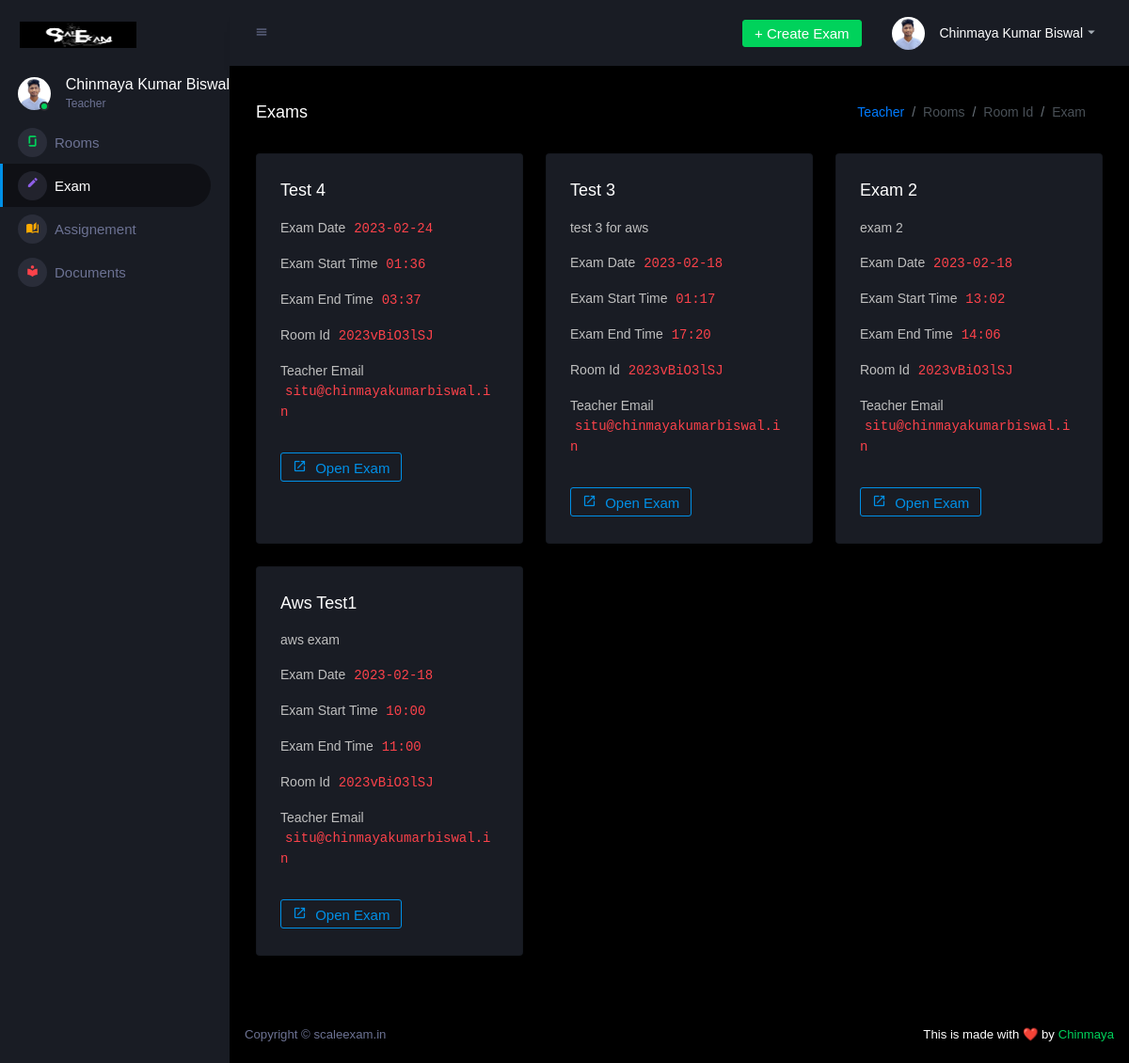
Page /login/teacher/exam.php?room=2023vBiO3lSJ (signed in) on the committed database.
### tables this page shows
CREATE TABLE `teacher` (
  `id` int(11) NOT NULL,
  `name` varchar(255) NOT NULL,
  `email` varchar(255) NOT NULL,
  `bio` varchar(255) NOT NULL,
  `public` varchar(255) NOT NULL,
  `password` varchar(255) NOT NULL,
  `profileimage` varchar(255) NOT NULL
);

CREATE TABLE `exam` (
  `id` int(11) NOT NULL,
  `examName` varchar(255) NOT NULL,
  `examdetails` varchar(255) NOT NULL,
  `examDate` varchar(255) NOT NULL,
  `examStartTime` varchar(255) NOT NULL,
  `examEndTime` varchar(255) NOT NULL,
  `examUniqueId` varchar(255) NOT NULL,
  `teacherEmail` varchar(255) NOT NULL,
  `roomIdAuto` varchar(255) NOT NULL
);

### login/include/function.php (called while the page is built, shortened)
<?php
    function getTeacherDetails($db,$email){
        $query="SELECT * FROM teacher WHERE email='$email'";
        $run=mysqli_query($db,$query);
        $data=mysqli_fetch_assoc($run);
        return $data;
    }
    function getExam($db,$roomIdAuto){
        $query="SELECT * FROM exam where roomIdAuto='$roomIdAuto' ORDER BY id DESC";
        $run=mysqli_query($db,$query);
        $data=array();
        while($d=mysqli_fetch_assoc($run)){
            $data[]=$d;
        }
        return $data;
    }
?>

### login/teacher/exam.php (the view, shortened to what this page needs)
<?php
require('../include/database.php');
require('../include/function.php');
$email=$_SESSION['email'];
$usertype=$_SESSION['usertype'];
if($_SESSION['email'] and $usertype=="Teacher")
{
  $teacherData=getTeacherDetails($db,$email);
}
else {
  header('location:../include/logout.php');
}
if ($_GET['room']) {
  $roomIdAuto=$_GET['room'];
}
else {
  header('location:./teacher.php');
}
?>
<!DOCTYPE html>
<html lang="en">
  <head>
    <link rel="stylesheet" href="../assets/vendors/mdi/css/materialdesignicons.min.css">
    <link rel="stylesheet" href="../assets/vendors/css/vendor.bundle.base.css">
    <link rel="stylesheet" href="../assets/css/style.css">
  </head>
  <body>
    <div class="container-scroller">
      <nav class="sidebar sidebar-offcanvas" id="sidebar">
        <div class="sidebar-brand-wrapper d-none d-lg-flex align-items-center justify-content-center fixed-top">
          <a class="sidebar-brand brand-logo" href="./teacher.php"><img src="../../images/logo.png" alt="logo" /></a>
        </div>
        <ul class="nav">
          <li class="nav-item profile">
            <div class="profile-desc">
              <div class="profile-pic">
                <div class="count-indicator">
                  <img class="img-xs rounded-circle " src="../teacher/image/<?=$teacherData['profileimage']?>" alt="">
                  <span class="count bg-success"></span>
                </div>
                <div class="profile-name">
                  <h5 class="mb-0 font-weight-normal"><?=$teacherData['name']?></h5>
                  <span>Teacher</span>
                </div>
              </div>
            </div>
          </li>
          <li class="nav-item menu-items">
            <a class="nav-link" href="./room.php">
              <span class="menu-icon">
                <i class="mdi mdi-glassdoor"></i>
              </span>
              <span class="menu-title">Rooms</span>
            </a>
          </li>
          <li class="nav-item menu-items">
            <a class="nav-link" href="./exam.php">
              <span class="menu-icon">
                <i class="mdi mdi-border-color"></i>
              </span>
              <span class="menu-title">Exam</span>
            </a>
          </li>
          <li class="nav-item menu-items">
            <a class="nav-link" href="./assignement.php">
              <span class="menu-icon">
                <i class="mdi mdi-book-open-page-variant"></i>
              </span>
              <span class="menu-title">Assignement</span>
            </a>
          </li>
          <li class="nav-item menu-items">
            <a class="nav-link" href="./document.php">
              <span class="menu-icon">
                <i class="mdi mdi-library"></i>
              </span>
              <span class="menu-title">Documents</span>
            </a>
          </li>
        </ul>
      </nav>
      <div class="container-fluid page-body-wrapper">
        <nav class="navbar p-0 fixed-top d-flex flex-row">
          <div class="navbar-menu-wrapper flex-grow d-flex align-items-stretch">
            <button class="navbar-toggler navbar-toggler align-self-center" type="button" data-toggle="minimize">
              <span class="mdi mdi-menu"></span>
            </button>
            <ul class="navbar-nav navbar-nav-right">
              <li class="nav-item dropdown d-none d-lg-block">
                <a class="nav-link btn btn-success create-new-button" id="createbuttonDropdown" data-toggle="modal" aria-expanded="false" href="#CreateEXAM">+ Create Exam</a>
              </li>
              <li class="nav-item dropdown">
                <a class="nav-link" id="profileDropdown" href="#" data-toggle="dropdown">
                  <div class="navbar-profile">
                    <img class="img-xs rounded-circle" src="../teacher/image/<?=$teacherData['profileimage']?>" alt="">
                    <p class="mb-0 d-none d-sm-block navbar-profile-name"><?=$teacherData['name']?></p>
                    <i class="mdi mdi-menu-down d-none d-sm-block"></i>
                  </div>
                </a>
              </li>
            </ul>
          </div>
        </nav>
        <div class="main-panel">
          <div class="content-wrapper">
            <div class="page-header">
              <h3 class="page-title"> Exams </h3>
              <nav aria-label="breadcrumb">
                <ol class="breadcrumb">
                  <li class="breadcrumb-item"><a href="./teacher.php">Teacher</a></li>
                  <li class="breadcrumb-item active" aria-current="page">Rooms</li>
                  <li class="breadcrumb-item active" aria-current="page">Room Id</li>
                  <li class="breadcrumb-item active" aria-current="page">Exam</li>
                </ol>
              </nav>
            </div>
            <div class="row">
            <?php
              $allExam=getExam($db,$roomIdAuto);
              foreach($allExam as $allExams){
            ?>
              <div class="col-md-4 grid-margin stretch-card">
                <div class="card">
                  <div class="card-body">
                    <h4 class="card-title"><?=$allExams['examName']?></h4>
                    <p class="card-description"><?=$allExams['examdetails']?></p>
                    <p class="card-description">Exam Date <code><?=$allExams['examDate']?></code></p>
                    <p class="card-description">Exam Start Time <code><?=$allExams['examStartTime']?></code></p>
                    <p class="card-description">Exam End Time <code><?=$allExams['examEndTime']?></code></p>
                    <p class="card-description">Room Id <code><?=$allExams['roomIdAuto']?></code></p>
                    <p class="card-description">Teacher Email <code><?=$allExams['teacherEmail']?></code></p>
                    <div class="template-demo">
                      <button type="button" class="btn btn-outline-primary btn-icon-text" onclick="location.href='./createExamQ.php?room=<?=$allExams['roomIdAuto']?>&examid=<?=$allExams['examUniqueId']?>';">
                        <i class="mdi mdi-open-in-new"></i> Open Exam
                      </button>
                    </div>
                  </div>
                </div>
              </div>
              <?php
              }
              ?>
            </div>
          </div>
          <footer class="footer">
            <div class="d-sm-flex justify-content-center justify-content-sm-between">
              <span class="text-muted d-block text-center text-sm-left d-sm-inline-block">Copyright © scaleexam.in </span>
              <span class="float-none float-sm-right d-block mt-1 mt-sm-0 text-center"> This is made with ❤️ by <a href="https://chinmayakumarbiswal.in/" target="_blank">Chinmaya </a></span>
            </div>
          </footer>
        </div>
      </div>
    </div>
  </body>
</html>

### rows in the picture
teacher: profileimage (picture), name "Chinmaya Kumar Biswal"
exam: examName "Test 4", examDate "2023-02-24", examStartTime "01:36", examEndTime "03:37", roomIdAuto "2023vBiO3lSJ", teacherEmail "situ@chinmayakumarbiswal.in"
exam: examName "Test 3", examdetails "test 3 for aws", examDate "2023-02-18", examStartTime "01:17", examEndTime "17:20", roomIdAuto "2023vBiO3lSJ", teacherEmail "situ@chinmayakumarbiswal.in"
exam: examName "Exam 2", examdetails "exam 2", examDate "2023-02-18", examStartTime "13:02", examEndTime "14:06", roomIdAuto "2023vBiO3lSJ", teacherEmail "situ@chinmayakumarbiswal.in"
exam: examName "Aws Test1", examdetails "aws exam", examDate "2023-02-18", examStartTime "10:00", examEndTime "11:00", roomIdAuto "2023vBiO3lSJ", teacherEmail "situ@chinmayakumarbiswal.in"
